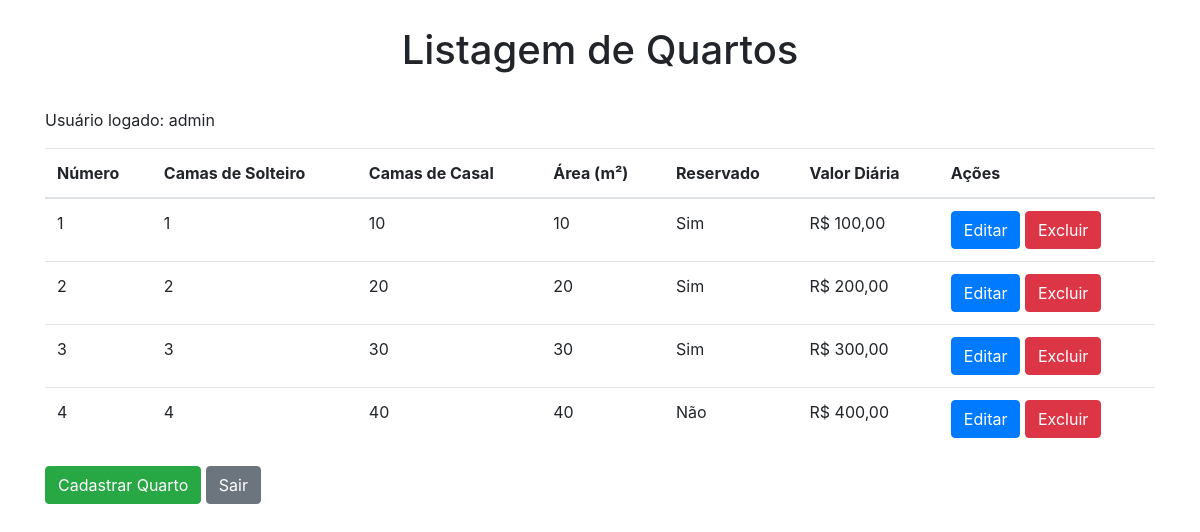
Page /listar.php (signed in) on the committed database.
### tables this page shows
CREATE TABLE quarto (
  numero INTEGER NOT NULL PRIMARY KEY,
  camas_solteiro INTEGER NOT NULL CHECK (camas_solteiro >= 0),
  camas_casal INTEGER NOT NULL CHECK (camas_casal >= 0),
  area_m2 INTEGER NOT NULL CHECK (area_m2 > 0),
  reservado INTEGER NOT NULL CHECK (reservado IN (0, 1)),
  valor_diaria INTEGER NOT NULL CHECK (valor_diaria > 0)
);

### listar.php (the view, shortened to what this page needs)
<?php
try {
    $db = conectar();
    $stmt = $db->query('SELECT * FROM quarto');
    $quartos = $stmt->fetchAll(PDO::FETCH_ASSOC);
} catch (PDOException $e) {
    echo "Erro ao consultar os quartos: " . $e->getMessage();
}
?>
<!DOCTYPE html>
<html>
<head>
    <link rel="stylesheet" href="css/style.css">
    <link rel="stylesheet" href="https://stackpath.bootstrapcdn.com/bootstrap/4.5.2/css/bootstrap.min.css">
</head>
<body>
    <div class="container">
        <h1>Listagem de Quartos</h1>
        <p>Usuário logado: <?php echo $_SESSION['username']; ?></p>
        <?php if (!empty($quartos)) { ?>
            <table class="table">
                <thead>
                    <tr>
                        <th>Número</th>
                        <th>Camas de Solteiro</th>
                        <th>Camas de Casal</th>
                        <th>Área (m²)</th>
                        <th>Reservado</th>
                        <th>Valor Diária</th>
                        <th>Ações</th>
                    </tr>
                </thead>
                <tbody>
                    <?php foreach ($quartos as $quarto) { ?>
                        <tr>
                            <td><?php echo $quarto['numero']; ?></td>
                            <td><?php echo $quarto['camas_solteiro']; ?></td>
                            <td><?php echo $quarto['camas_casal']; ?></td>
                            <td><?php echo $quarto['area_m2']; ?></td>
                            <td><?php echo ($quarto['reservado'] == 1) ? 'Sim' : 'Não'; ?></td>
                            <td>R$ <?php echo number_format($quarto['valor_diaria'], 2, ',', '.'); ?></td>
                            <td>
                                <a href="cadastrar.php?acao=alterar&numero=<?php echo $quarto['numero']; ?>" class="btn btn-primary">Editar</a>
                                <a href="excluir.php?numero=<?php echo $quarto['numero']; ?>" onclick="return confirm('Deseja realmente excluir o quarto?')" class="btn btn-danger">Excluir</a>
                            </td>
                        </tr>
                    <?php } ?>
                </tbody>
            </table>
        <?php } else { ?>
            <p>Não há quartos cadastrados.</p>
        <?php } ?>
        <a href="cadastrar.php" class="btn btn-success">Cadastrar Quarto</a>
        <a href="logout.php" class="btn btn-secondary">Sair</a>
    </div>
</body>
</html>

### css/style.css (style rules this page uses)
h1 { display: flex; justify-content: center; align-items: center; height: 100px; }

### rows in the picture
quarto: numero "1", camas_solteiro "1", camas_casal "10", area_m2 "10", reservado "Sim", valor_diaria "100,00"
quarto: numero "2", camas_solteiro "2", camas_casal "20", area_m2 "20", reservado "Sim", valor_diaria "200,00"
quarto: numero "3", camas_solteiro "3", camas_casal "30", area_m2 "30", reservado "Sim", valor_diaria "300,00"
quarto: numero "4", camas_solteiro "4", camas_casal "40", area_m2 "40", reservado "Não", valor_diaria "400,00"

### other values in the picture
$_SESSION['username'] "admin"
